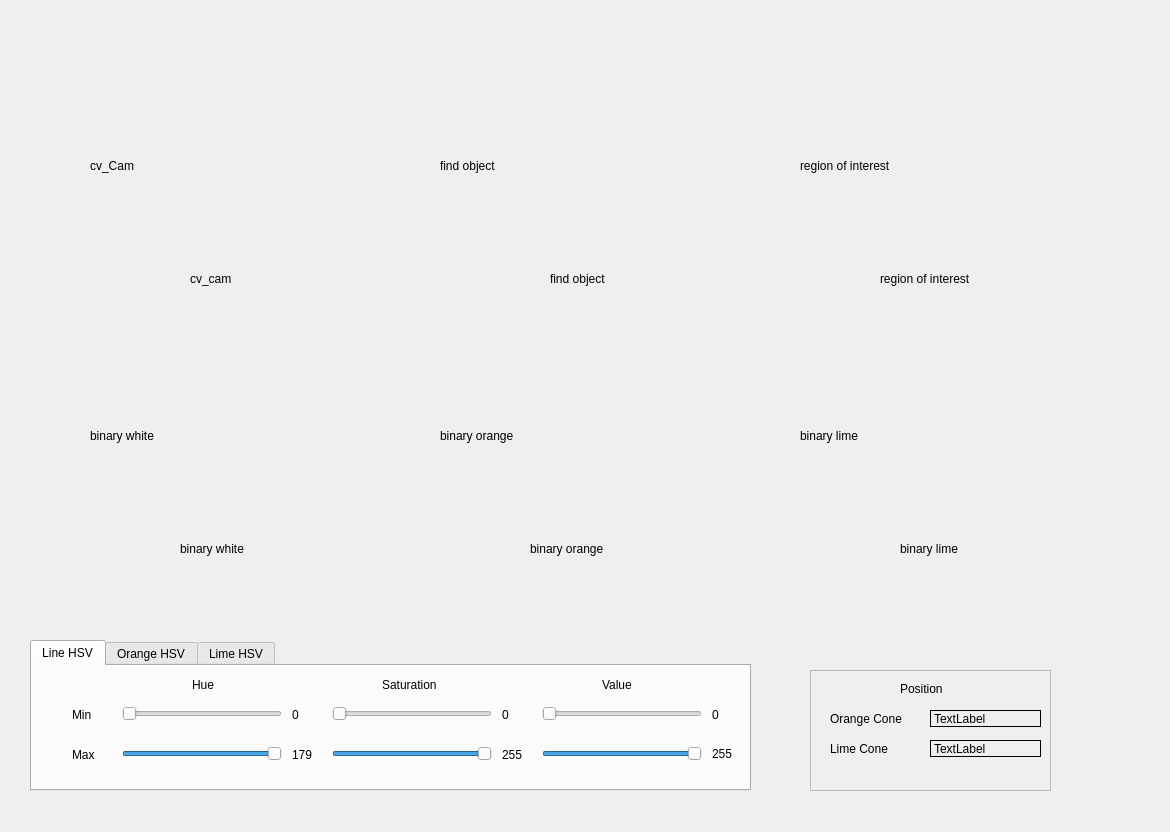
<?xml version="1.0" encoding="UTF-8"?>
<ui version="4.0">
 <class>MainWindowDesign</class>
 <widget class="QMainWindow" name="MainWindowDesign">
  <property name="geometry">
   <rect>
    <x>0</x>
    <y>0</y>
    <width>1170</width>
    <height>832</height>
   </rect>
  </property>
  <property name="windowTitle">
   <string>QRosApp</string>
  </property>
  <property name="windowIcon">
   <iconset resource="../resources/images.qrc">
    <normaloff>:/images/icon.png</normaloff>:/images/icon.png</iconset>
  </property>
  <property name="locale">
   <locale language="English" country="Australia"/>
  </property>
  <widget class="QWidget" name="centralwidget">
   <widget class="QLabel" name="label">
    <property name="geometry">
     <rect>
      <x>90</x>
      <y>80</y>
      <width>271</width>
      <height>171</height>
     </rect>
    </property>
    <property name="text">
     <string>cv_Cam</string>
    </property>
   </widget>
   <widget class="QLabel" name="label_2">
    <property name="geometry">
     <rect>
      <x>440</x>
      <y>80</y>
      <width>271</width>
      <height>171</height>
     </rect>
    </property>
    <property name="text">
     <string>find object</string>
    </property>
   </widget>
   <widget class="QLabel" name="label_3">
    <property name="geometry">
     <rect>
      <x>800</x>
      <y>80</y>
      <width>271</width>
      <height>171</height>
     </rect>
    </property>
    <property name="text">
     <string>region of interest</string>
    </property>
   </widget>
   <widget class="QLabel" name="label_4">
    <property name="geometry">
     <rect>
      <x>90</x>
      <y>350</y>
      <width>271</width>
      <height>171</height>
     </rect>
    </property>
    <property name="text">
     <string>binary white</string>
    </property>
   </widget>
   <widget class="QLabel" name="label_5">
    <property name="geometry">
     <rect>
      <x>440</x>
      <y>350</y>
      <width>271</width>
      <height>171</height>
     </rect>
    </property>
    <property name="text">
     <string>binary orange</string>
    </property>
   </widget>
   <widget class="QLabel" name="label_6">
    <property name="geometry">
     <rect>
      <x>800</x>
      <y>350</y>
      <width>271</width>
      <height>171</height>
     </rect>
    </property>
    <property name="text">
     <string>binary lime</string>
    </property>
   </widget>
   <widget class="QTabWidget" name="tabWidget">
    <property name="geometry">
     <rect>
      <x>30</x>
      <y>640</y>
      <width>721</width>
      <height>151</height>
     </rect>
    </property>
    <property name="currentIndex">
     <number>0</number>
    </property>
    <widget class="QWidget" name="tab">
     <attribute name="title">
      <string>Line HSV</string>
     </attribute>
     <widget class="QSlider" name="horizontalSlider">
      <property name="geometry">
       <rect>
        <x>90</x>
        <y>40</y>
        <width>160</width>
        <height>16</height>
       </rect>
      </property>
      <property name="maximum">
       <number>179</number>
      </property>
      <property name="orientation">
       <enum>Qt::Horizontal</enum>
      </property>
     </widget>
     <widget class="QSlider" name="horizontalSlider_2">
      <property name="geometry">
       <rect>
        <x>90</x>
        <y>80</y>
        <width>160</width>
        <height>16</height>
       </rect>
      </property>
      <property name="minimum">
       <number>-179</number>
      </property>
      <property name="maximum">
       <number>0</number>
      </property>
      <property name="orientation">
       <enum>Qt::Horizontal</enum>
      </property>
     </widget>
     <widget class="QSlider" name="horizontalSlider_3">
      <property name="geometry">
       <rect>
        <x>300</x>
        <y>40</y>
        <width>160</width>
        <height>16</height>
       </rect>
      </property>
      <property name="maximum">
       <number>255</number>
      </property>
      <property name="orientation">
       <enum>Qt::Horizontal</enum>
      </property>
     </widget>
     <widget class="QSlider" name="horizontalSlider_4">
      <property name="geometry">
       <rect>
        <x>300</x>
        <y>80</y>
        <width>160</width>
        <height>16</height>
       </rect>
      </property>
      <property name="minimum">
       <number>-255</number>
      </property>
      <property name="maximum">
       <number>0</number>
      </property>
      <property name="orientation">
       <enum>Qt::Horizontal</enum>
      </property>
     </widget>
     <widget class="QSlider" name="horizontalSlider_5">
      <property name="geometry">
       <rect>
        <x>510</x>
        <y>40</y>
        <width>160</width>
        <height>16</height>
       </rect>
      </property>
      <property name="maximum">
       <number>255</number>
      </property>
      <property name="orientation">
       <enum>Qt::Horizontal</enum>
      </property>
     </widget>
     <widget class="QSlider" name="horizontalSlider_6">
      <property name="geometry">
       <rect>
        <x>510</x>
        <y>80</y>
        <width>160</width>
        <height>16</height>
       </rect>
      </property>
      <property name="minimum">
       <number>-255</number>
      </property>
      <property name="maximum">
       <number>0</number>
      </property>
      <property name="orientation">
       <enum>Qt::Horizontal</enum>
      </property>
     </widget>
     <widget class="QLabel" name="label_7">
      <property name="geometry">
       <rect>
        <x>40</x>
        <y>40</y>
        <width>31</width>
        <height>17</height>
       </rect>
      </property>
      <property name="text">
       <string>Min</string>
      </property>
     </widget>
     <widget class="QLabel" name="label_8">
      <property name="geometry">
       <rect>
        <x>40</x>
        <y>80</y>
        <width>31</width>
        <height>17</height>
       </rect>
      </property>
      <property name="text">
       <string>Max</string>
      </property>
     </widget>
     <widget class="QLabel" name="label_9">
      <property name="geometry">
       <rect>
        <x>160</x>
        <y>10</y>
        <width>31</width>
        <height>17</height>
       </rect>
      </property>
      <property name="text">
       <string>Hue</string>
      </property>
     </widget>
     <widget class="QLabel" name="label_10">
      <property name="geometry">
       <rect>
        <x>350</x>
        <y>10</y>
        <width>71</width>
        <height>17</height>
       </rect>
      </property>
      <property name="text">
       <string>Saturation</string>
      </property>
     </widget>
     <widget class="QLabel" name="label_11">
      <property name="geometry">
       <rect>
        <x>570</x>
        <y>10</y>
        <width>41</width>
        <height>17</height>
       </rect>
      </property>
      <property name="text">
       <string>Value</string>
      </property>
     </widget>
     <widget class="QLabel" name="label_17">
      <property name="geometry">
       <rect>
        <x>260</x>
        <y>40</y>
        <width>31</width>
        <height>17</height>
       </rect>
      </property>
      <property name="text">
       <string>0</string>
      </property>
     </widget>
     <widget class="QLabel" name="label_18">
      <property name="geometry">
       <rect>
        <x>260</x>
        <y>80</y>
        <width>31</width>
        <height>17</height>
       </rect>
      </property>
      <property name="text">
       <string>179</string>
      </property>
     </widget>
     <widget class="QLabel" name="label_19">
      <property name="geometry">
       <rect>
        <x>470</x>
        <y>40</y>
        <width>31</width>
        <height>17</height>
       </rect>
      </property>
      <property name="text">
       <string>0</string>
      </property>
     </widget>
     <widget class="QLabel" name="label_20">
      <property name="geometry">
       <rect>
        <x>470</x>
        <y>80</y>
        <width>31</width>
        <height>17</height>
       </rect>
      </property>
      <property name="text">
       <string>255</string>
      </property>
     </widget>
     <widget class="QLabel" name="label_22">
      <property name="geometry">
       <rect>
        <x>680</x>
        <y>80</y>
        <width>31</width>
        <height>16</height>
       </rect>
      </property>
      <property name="text">
       <string>255</string>
      </property>
     </widget>
     <widget class="QLabel" name="label_21">
      <property name="geometry">
       <rect>
        <x>680</x>
        <y>40</y>
        <width>31</width>
        <height>17</height>
       </rect>
      </property>
      <property name="text">
       <string>0</string>
      </property>
     </widget>
    </widget>
    <widget class="QWidget" name="tab_2">
     <attribute name="title">
      <string>Orange HSV</string>
     </attribute>
     <widget class="QLabel" name="label_29">
      <property name="geometry">
       <rect>
        <x>40</x>
        <y>40</y>
        <width>31</width>
        <height>17</height>
       </rect>
      </property>
      <property name="text">
       <string>Min</string>
      </property>
     </widget>
     <widget class="QSlider" name="horizontalSlider_7">
      <property name="geometry">
       <rect>
        <x>510</x>
        <y>80</y>
        <width>160</width>
        <height>16</height>
       </rect>
      </property>
      <property name="minimum">
       <number>-255</number>
      </property>
      <property name="maximum">
       <number>0</number>
      </property>
      <property name="orientation">
       <enum>Qt::Horizontal</enum>
      </property>
     </widget>
     <widget class="QLabel" name="label_30">
      <property name="geometry">
       <rect>
        <x>40</x>
        <y>80</y>
        <width>31</width>
        <height>17</height>
       </rect>
      </property>
      <property name="text">
       <string>Max</string>
      </property>
     </widget>
     <widget class="QSlider" name="horizontalSlider_8">
      <property name="geometry">
       <rect>
        <x>90</x>
        <y>40</y>
        <width>160</width>
        <height>16</height>
       </rect>
      </property>
      <property name="maximum">
       <number>179</number>
      </property>
      <property name="orientation">
       <enum>Qt::Horizontal</enum>
      </property>
     </widget>
     <widget class="QLabel" name="label_31">
      <property name="geometry">
       <rect>
        <x>260</x>
        <y>40</y>
        <width>31</width>
        <height>17</height>
       </rect>
      </property>
      <property name="text">
       <string>0</string>
      </property>
     </widget>
     <widget class="QLabel" name="label_32">
      <property name="geometry">
       <rect>
        <x>570</x>
        <y>10</y>
        <width>41</width>
        <height>17</height>
       </rect>
      </property>
      <property name="text">
       <string>Value</string>
      </property>
     </widget>
     <widget class="QLabel" name="label_33">
      <property name="geometry">
       <rect>
        <x>160</x>
        <y>10</y>
        <width>31</width>
        <height>17</height>
       </rect>
      </property>
      <property name="text">
       <string>Hue</string>
      </property>
     </widget>
     <widget class="QSlider" name="horizontalSlider_9">
      <property name="geometry">
       <rect>
        <x>90</x>
        <y>80</y>
        <width>160</width>
        <height>16</height>
       </rect>
      </property>
      <property name="minimum">
       <number>-179</number>
      </property>
      <property name="maximum">
       <number>0</number>
      </property>
      <property name="orientation">
       <enum>Qt::Horizontal</enum>
      </property>
     </widget>
     <widget class="QSlider" name="horizontalSlider_10">
      <property name="geometry">
       <rect>
        <x>510</x>
        <y>40</y>
        <width>160</width>
        <height>16</height>
       </rect>
      </property>
      <property name="maximum">
       <number>255</number>
      </property>
      <property name="orientation">
       <enum>Qt::Horizontal</enum>
      </property>
     </widget>
     <widget class="QLabel" name="label_34">
      <property name="geometry">
       <rect>
        <x>260</x>
        <y>80</y>
        <width>31</width>
        <height>17</height>
       </rect>
      </property>
      <property name="text">
       <string>179</string>
      </property>
     </widget>
     <widget class="QLabel" name="label_35">
      <property name="geometry">
       <rect>
        <x>350</x>
        <y>10</y>
        <width>71</width>
        <height>17</height>
       </rect>
      </property>
      <property name="text">
       <string>Saturation</string>
      </property>
     </widget>
     <widget class="QLabel" name="label_36">
      <property name="geometry">
       <rect>
        <x>470</x>
        <y>40</y>
        <width>31</width>
        <height>17</height>
       </rect>
      </property>
      <property name="text">
       <string>0</string>
      </property>
     </widget>
     <widget class="QLabel" name="label_37">
      <property name="geometry">
       <rect>
        <x>680</x>
        <y>40</y>
        <width>31</width>
        <height>17</height>
       </rect>
      </property>
      <property name="text">
       <string>0</string>
      </property>
     </widget>
     <widget class="QLabel" name="label_38">
      <property name="geometry">
       <rect>
        <x>470</x>
        <y>80</y>
        <width>31</width>
        <height>17</height>
       </rect>
      </property>
      <property name="text">
       <string>255</string>
      </property>
     </widget>
     <widget class="QSlider" name="horizontalSlider_11">
      <property name="geometry">
       <rect>
        <x>300</x>
        <y>80</y>
        <width>160</width>
        <height>16</height>
       </rect>
      </property>
      <property name="minimum">
       <number>-255</number>
      </property>
      <property name="maximum">
       <number>0</number>
      </property>
      <property name="orientation">
       <enum>Qt::Horizontal</enum>
      </property>
     </widget>
     <widget class="QSlider" name="horizontalSlider_12">
      <property name="geometry">
       <rect>
        <x>300</x>
        <y>40</y>
        <width>160</width>
        <height>16</height>
       </rect>
      </property>
      <property name="maximum">
       <number>255</number>
      </property>
      <property name="orientation">
       <enum>Qt::Horizontal</enum>
      </property>
     </widget>
     <widget class="QLabel" name="label_39">
      <property name="geometry">
       <rect>
        <x>680</x>
        <y>80</y>
        <width>31</width>
        <height>16</height>
       </rect>
      </property>
      <property name="text">
       <string>255</string>
      </property>
     </widget>
    </widget>
    <widget class="QWidget" name="tab_3">
     <attribute name="title">
      <string>Lime HSV</string>
     </attribute>
     <widget class="QLabel" name="label_40">
      <property name="geometry">
       <rect>
        <x>40</x>
        <y>40</y>
        <width>31</width>
        <height>17</height>
       </rect>
      </property>
      <property name="text">
       <string>Min</string>
      </property>
     </widget>
     <widget class="QSlider" name="horizontalSlider_13">
      <property name="geometry">
       <rect>
        <x>510</x>
        <y>80</y>
        <width>160</width>
        <height>16</height>
       </rect>
      </property>
      <property name="minimum">
       <number>-255</number>
      </property>
      <property name="maximum">
       <number>0</number>
      </property>
      <property name="orientation">
       <enum>Qt::Horizontal</enum>
      </property>
     </widget>
     <widget class="QLabel" name="label_41">
      <property name="geometry">
       <rect>
        <x>40</x>
        <y>80</y>
        <width>31</width>
        <height>17</height>
       </rect>
      </property>
      <property name="text">
       <string>Max</string>
      </property>
     </widget>
     <widget class="QSlider" name="horizontalSlider_14">
      <property name="geometry">
       <rect>
        <x>90</x>
        <y>40</y>
        <width>160</width>
        <height>16</height>
       </rect>
      </property>
      <property name="maximum">
       <number>179</number>
      </property>
      <property name="orientation">
       <enum>Qt::Horizontal</enum>
      </property>
     </widget>
     <widget class="QLabel" name="label_42">
      <property name="geometry">
       <rect>
        <x>260</x>
        <y>40</y>
        <width>31</width>
        <height>17</height>
       </rect>
      </property>
      <property name="text">
       <string>0</string>
      </property>
     </widget>
     <widget class="QLabel" name="label_43">
      <property name="geometry">
       <rect>
        <x>570</x>
        <y>10</y>
        <width>41</width>
        <height>17</height>
       </rect>
      </property>
      <property name="text">
       <string>Value</string>
      </property>
     </widget>
     <widget class="QLabel" name="label_44">
      <property name="geometry">
       <rect>
        <x>160</x>
        <y>10</y>
        <width>31</width>
        <height>17</height>
       </rect>
      </property>
      <property name="text">
       <string>Hue</string>
      </property>
     </widget>
     <widget class="QSlider" name="horizontalSlider_15">
      <property name="geometry">
       <rect>
        <x>90</x>
        <y>80</y>
        <width>160</width>
        <height>16</height>
       </rect>
      </property>
      <property name="minimum">
       <number>-179</number>
      </property>
      <property name="maximum">
       <number>0</number>
      </property>
      <property name="orientation">
       <enum>Qt::Horizontal</enum>
      </property>
     </widget>
     <widget class="QSlider" name="horizontalSlider_16">
      <property name="geometry">
       <rect>
        <x>510</x>
        <y>40</y>
        <width>160</width>
        <height>16</height>
       </rect>
      </property>
      <property name="maximum">
       <number>255</number>
      </property>
      <property name="orientation">
       <enum>Qt::Horizontal</enum>
      </property>
     </widget>
     <widget class="QLabel" name="label_45">
      <property name="geometry">
       <rect>
        <x>260</x>
        <y>80</y>
        <width>31</width>
        <height>17</height>
       </rect>
      </property>
      <property name="text">
       <string>179</string>
      </property>
     </widget>
     <widget class="QLabel" name="label_46">
      <property name="geometry">
       <rect>
        <x>350</x>
        <y>10</y>
        <width>71</width>
        <height>17</height>
       </rect>
      </property>
      <property name="text">
       <string>Saturation</string>
      </property>
     </widget>
     <widget class="QLabel" name="label_47">
      <property name="geometry">
       <rect>
        <x>470</x>
        <y>40</y>
        <width>31</width>
        <height>17</height>
       </rect>
      </property>
      <property name="text">
       <string>0</string>
      </property>
     </widget>
     <widget class="QLabel" name="label_48">
      <property name="geometry">
       <rect>
        <x>680</x>
        <y>40</y>
        <width>31</width>
        <height>17</height>
       </rect>
      </property>
      <property name="text">
       <string>0</string>
      </property>
     </widget>
     <widget class="QLabel" name="label_49">
      <property name="geometry">
       <rect>
        <x>470</x>
        <y>80</y>
        <width>31</width>
        <height>17</height>
       </rect>
      </property>
      <property name="text">
       <string>255</string>
      </property>
     </widget>
     <widget class="QSlider" name="horizontalSlider_17">
      <property name="geometry">
       <rect>
        <x>300</x>
        <y>80</y>
        <width>160</width>
        <height>16</height>
       </rect>
      </property>
      <property name="minimum">
       <number>-255</number>
      </property>
      <property name="maximum">
       <number>0</number>
      </property>
      <property name="orientation">
       <enum>Qt::Horizontal</enum>
      </property>
     </widget>
     <widget class="QSlider" name="horizontalSlider_18">
      <property name="geometry">
       <rect>
        <x>300</x>
        <y>40</y>
        <width>160</width>
        <height>16</height>
       </rect>
      </property>
      <property name="maximum">
       <number>255</number>
      </property>
      <property name="orientation">
       <enum>Qt::Horizontal</enum>
      </property>
     </widget>
     <widget class="QLabel" name="label_50">
      <property name="geometry">
       <rect>
        <x>680</x>
        <y>80</y>
        <width>31</width>
        <height>16</height>
       </rect>
      </property>
      <property name="text">
       <string>255</string>
      </property>
     </widget>
    </widget>
   </widget>
   <widget class="QFrame" name="frame">
    <property name="geometry">
     <rect>
      <x>810</x>
      <y>670</y>
      <width>241</width>
      <height>121</height>
     </rect>
    </property>
    <property name="frameShape">
     <enum>QFrame::StyledPanel</enum>
    </property>
    <property name="frameShadow">
     <enum>QFrame::Raised</enum>
    </property>
    <widget class="QLabel" name="label_12">
     <property name="geometry">
      <rect>
       <x>90</x>
       <y>10</y>
       <width>61</width>
       <height>17</height>
      </rect>
     </property>
     <property name="text">
      <string>Position</string>
     </property>
    </widget>
    <widget class="QLabel" name="label_13">
     <property name="geometry">
      <rect>
       <x>20</x>
       <y>40</y>
       <width>91</width>
       <height>17</height>
      </rect>
     </property>
     <property name="text">
      <string>Orange Cone</string>
     </property>
    </widget>
    <widget class="QLabel" name="label_14">
     <property name="geometry">
      <rect>
       <x>120</x>
       <y>40</y>
       <width>111</width>
       <height>17</height>
      </rect>
     </property>
     <property name="frameShape">
      <enum>QFrame::Box</enum>
     </property>
     <property name="text">
      <string>TextLabel</string>
     </property>
    </widget>
    <widget class="QLabel" name="label_15">
     <property name="geometry">
      <rect>
       <x>20</x>
       <y>70</y>
       <width>91</width>
       <height>17</height>
      </rect>
     </property>
     <property name="text">
      <string>Lime Cone</string>
     </property>
    </widget>
    <widget class="QLabel" name="label_16">
     <property name="geometry">
      <rect>
       <x>120</x>
       <y>70</y>
       <width>111</width>
       <height>17</height>
      </rect>
     </property>
     <property name="frameShape">
      <enum>QFrame::Box</enum>
     </property>
     <property name="text">
      <string>TextLabel</string>
     </property>
    </widget>
   </widget>
   <widget class="QLabel" name="label_23">
    <property name="geometry">
     <rect>
      <x>190</x>
      <y>270</y>
      <width>67</width>
      <height>17</height>
     </rect>
    </property>
    <property name="text">
     <string>cv_cam</string>
    </property>
   </widget>
   <widget class="QLabel" name="label_24">
    <property name="geometry">
     <rect>
      <x>550</x>
      <y>270</y>
      <width>71</width>
      <height>17</height>
     </rect>
    </property>
    <property name="text">
     <string>find object</string>
    </property>
   </widget>
   <widget class="QLabel" name="label_25">
    <property name="geometry">
     <rect>
      <x>880</x>
      <y>270</y>
      <width>121</width>
      <height>17</height>
     </rect>
    </property>
    <property name="text">
     <string>region of interest</string>
    </property>
   </widget>
   <widget class="QLabel" name="label_26">
    <property name="geometry">
     <rect>
      <x>900</x>
      <y>540</y>
      <width>91</width>
      <height>17</height>
     </rect>
    </property>
    <property name="text">
     <string>binary lime</string>
    </property>
   </widget>
   <widget class="QLabel" name="label_27">
    <property name="geometry">
     <rect>
      <x>180</x>
      <y>540</y>
      <width>91</width>
      <height>17</height>
     </rect>
    </property>
    <property name="text">
     <string>binary white</string>
    </property>
   </widget>
   <widget class="QLabel" name="label_28">
    <property name="geometry">
     <rect>
      <x>530</x>
      <y>540</y>
      <width>101</width>
      <height>17</height>
     </rect>
    </property>
    <property name="text">
     <string>binary orange</string>
    </property>
   </widget>
  </widget>
  <action name="action_Quit">
   <property name="text">
    <string>&amp;Quit</string>
   </property>
   <property name="shortcut">
    <string>Ctrl+Q</string>
   </property>
   <property name="shortcutContext">
    <enum>Qt::ApplicationShortcut</enum>
   </property>
  </action>
  <action name="action_Preferences">
   <property name="text">
    <string>&amp;Preferences</string>
   </property>
  </action>
  <action name="actionAbout">
   <property name="text">
    <string>&amp;About</string>
   </property>
  </action>
  <action name="actionAbout_Qt">
   <property name="text">
    <string>About &amp;Qt</string>
   </property>
  </action>
 </widget>
 <resources>
  <include location="../resources/images.qrc"/>
 </resources>
 <connections>
  <connection>
   <sender>action_Quit</sender>
   <signal>triggered()</signal>
   <receiver>MainWindowDesign</receiver>
   <slot>close()</slot>
   <hints>
    <hint type="sourcelabel">
     <x>-1</x>
     <y>-1</y>
    </hint>
    <hint type="destinationlabel">
     <x>399</x>
     <y>299</y>
    </hint>
   </hints>
  </connection>
 </connections>
</ui>
